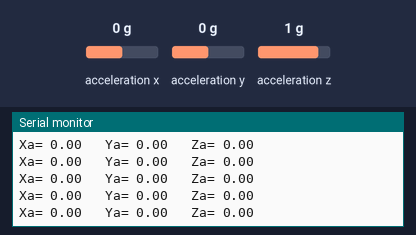
Bench run of a sketch on a simulated Arduino Uno, built with avr-gcc and run on an emulated ATmega328P. Parts: the last lines printed to the serial monitor. Wiring (inferred from the names in the program): ADXL345 accelerometer at I2C address 0x53. The test bench sets the inputs (shaded band); at power-on: acceleration y 0 g, acceleration z 1 g, acceleration x 0 g.

Above: at 1.3 s.
1.4 s: acceleration y set to -1.4 g
At 2.4 s:
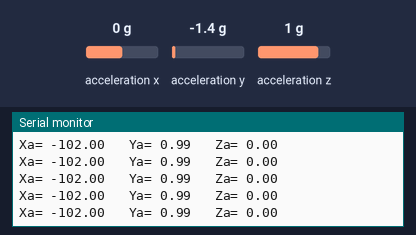
4.4 s: acceleration z set to -1.4 g
At 4.9 s:
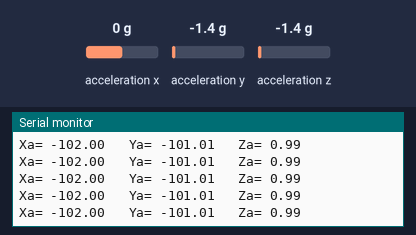
7.4 s: acceleration y set to -0.8 g
At 8.5 s:
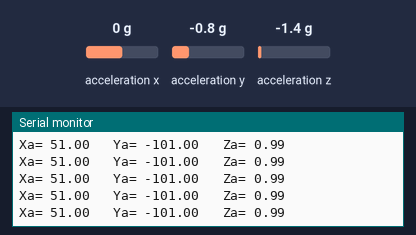
10.4 s: acceleration z set to -0.8 g
At 11.1 s:
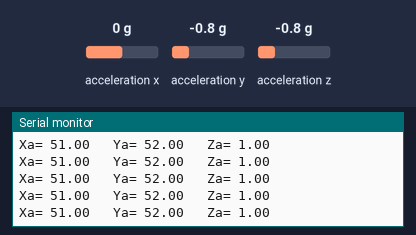
13.4 s: acceleration x set to -1.4 g
At 14.0 s:
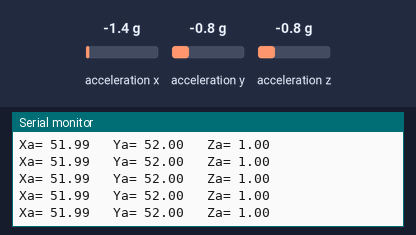
16.4 s: acceleration y set to 0 g
At 17.2 s:
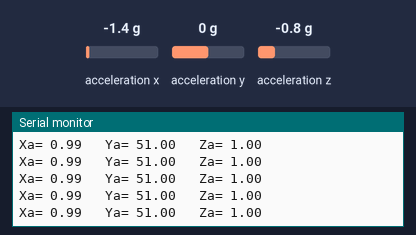
Timing chart, 0 to 19.4 s (numbered marks = the images above; inputs shaded):
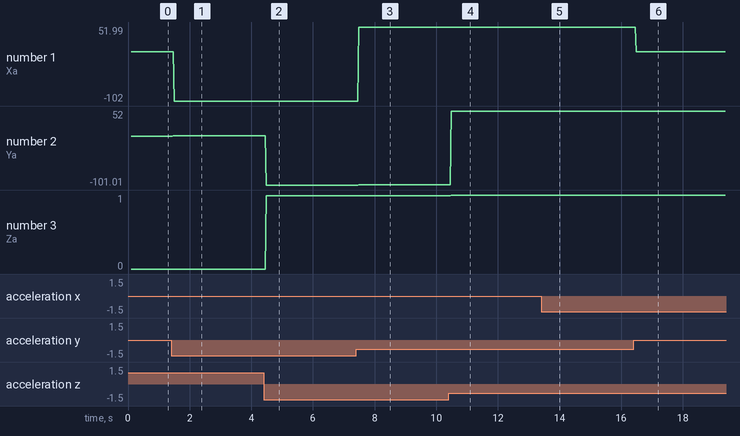

The sketch:

_34_accelerometer_code.ino
```cpp
// (licence header left out)
#include <Wire.h>
//--- Accelerometer Register Addresses
#define Power_Register 0x2D
#define X_Axis_Register_DATAX0 0x32 // Hexadecima address for the DATAX0 internal register.
#define X_Axis_Register_DATAX1 0x33 // Hexadecima address for the DATAX1 internal register.
#define Y_Axis_Register_DATAY0 0x34
#define Y_Axis_Register_DATAY1 0x35
#define Z_Axis_Register_DATAZ0 0x36
#define Z_Axis_Register_DATAZ1 0x37
int ADXAddress = 0x53;  //Device address in which is also included the 8th bit for selecting the mode, read in this case.
int X0, X1, X_out;
int Y0, Y1, Y_out;
int Z1, Z0, Z_out;
float Xa, Ya, Za;
void setup() {
  Wire.begin(); // Initiate the Wire library
  Serial.begin(9600);
  delay(100);

  Wire.beginTransmission(ADXAddress);
  Wire.write(Power_Register); // Power_CTL Register
  // Enable measurement
  Wire.write(8); // Bit D3 High for measuring enable (0000 1000)
  Wire.endTransmission();
}
void loop() {
  // X-axis
  Wire.beginTransmission(ADXAddress); // Begin transmission to the Sensor
  //Ask the particular registers for data
  Wire.write(X_Axis_Register_DATAX0);
  Wire.write(X_Axis_Register_DATAX1);
  Wire.endTransmission(); // Ends the transmission and transmits the data from the two registers
  Wire.requestFrom(ADXAddress, 2); // Request the transmitted two bytes from the two registers
  //if (Wire.available() <= 2) { //
    X0 = Wire.read(); // Reads the data from the register
    X1 = Wire.read();
    /* Converting the raw data of the X-Axis into X-Axis Acceleration
      - The output data is Two's complement
      - X0 as the least significant byte
      - X1 as the most significant byte */
    X1 = X1 << 8;
    X_out = X0 + X1;
    Xa = X_out / 256.0; // Xa = output value from -1 to +1, Gravity acceleration acting on the X-Axis
  //}
  // Y-Axis
  Wire.beginTransmission(ADXAddress);
  Wire.write(Y_Axis_Register_DATAY0);
  Wire.write(Y_Axis_Register_DATAY1);
  Wire.endTransmission();
  Wire.requestFrom(ADXAddress, 2);
  //if (Wire.available() <= 2) {
    Y0 = Wire.read();
    Y1 = Wire.read();
    Y1 = Y1 << 8;
    Y_out = Y0 + Y1;
    Ya = Y_out / 256.0;
  //}
  // Z-Axis
  Wire.beginTransmission(ADXAddress);
  Wire.write(Z_Axis_Register_DATAZ0);
  Wire.write(Z_Axis_Register_DATAZ1);
  Wire.endTransmission();
  Wire.requestFrom(ADXAddress, 2);
  //if (Wire.available() <= 2) {
    Z0 = Wire.read();
    Z1 = Wire.read();
    Z1 = Z1 << 8;
    Z_out = Z0 + Z1;
    Za = Z_out / 256.0;
  //}
  // Prints the data on the Serial Monitor
  Serial.print("Xa= ");
  Serial.print(Xa);
  Serial.print("   Ya= ");
  Serial.print(Ya);
  Serial.print("   Za= ");
  Serial.println(Za);
}
```

Measured:
- after the input at 1.4 s, the serial monitor: prints a new line after 0.07 s (image 1)
- after the input at 4.4 s, the serial monitor: prints a new line after 0.09 s (image 2)
- after the input at 7.4 s, the serial monitor: prints a new line after 0.09 s (image 3)
- after the input at 10.4 s, the serial monitor: prints a new line after 0.08 s (image 4)
- after the input at 13.4 s, the serial monitor: prints a new line after 0.09 s (image 5)
- after the input at 16.4 s, the serial monitor: prints a new line after 0.10 s (image 6)
- plotted number 1: 0 → -102 after the input at 1.4 s, -102 → 51 after the input at 7.4 s, 51 → 51.99 after the input at 13.4 s, 51.99 → 0.99 after the input at 16.4 s
- plotted number 2: 0 → 0.99 after the input at 1.4 s, 0.99 → -101.01 after the input at 4.4 s, -101.01 → -101 after the input at 7.4 s, -101 → 52 after the input at 10.4 s
